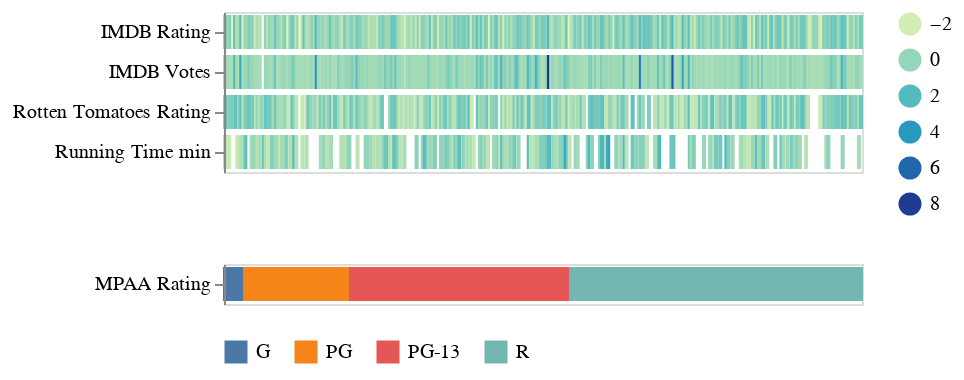

The notebook cell this image was saved under:
### Markdown cell above
Sorting by the categorical color column can aid exporations of differences between groups.
There are two built-in rescaling methods to choose from for the colors
to ensure that the colors are comparable across columns
(a custom function can be passed as well).

### Code cell
aly.heatmap(movies, 'MPAA Rating', 'MPAA Rating', 'mean-sd')

### Figure 1 — Vega-Lite specification as saved in the notebook (floating-point values rounded to 4 significant figures; data arrays with more than 128 entries replaced by an {"elided": "..."} marker saying what was removed)
{"config": {"view": {"continuousWidth": 400, "continuousHeight": 300}}, "vconcat": [{"data": {"name": "data-37b00b5e4fa1be4055294bb54882e94a"}, "mark": {"type": "rect", "height": 16}, "encoding": {"color": {"type": "quantitative", "field": "value", "legend": {"orient": "right", "type": "gradient"}, "title": null}, "stroke": {"type": "quantitative", "field": "value"}, "x": {"type": "ordinal", "axis": null, "field": "index", "title": null}, "y": {"type": "nominal", "field": "key", "title": null}}, "transform": [{"window": [{"op": "count", "as": "index"}]}, {"fold": ["IMDB Votes", "IMDB Rating", "Rotten Tomatoes Rating", "Running Time min"]}], "width": 319}, {"data": {"name": "data-1dbb61f092d4a75a40d2fd3b3d95112a"}, "mark": {"type": "rect", "height": 16}, "encoding": {"color": {"type": "nominal", "field": "value", "legend": {"orient": "bottom"}, "title": null}, "stroke": {"type": "nominal", "field": "value"}, "x": {"type": "ordinal", "axis": null, "field": "index", "title": null}, "y": {"type": "nominal", "field": "key", "title": null}}, "transform": [{"window": [{"op": "count", "as": "index"}]}, {"fold": ["MPAA Rating"]}], "width": 319}], "$schema": "https://vega.github.io/schema/vega-lite/v4.8.1.json", "datasets": {"data-37b00b5e4fa1be4055294bb54882e94a": {"elided": "319 records"}, "data-1dbb61f092d4a75a40d2fd3b3d95112a": {"elided": "319 records"}}}
